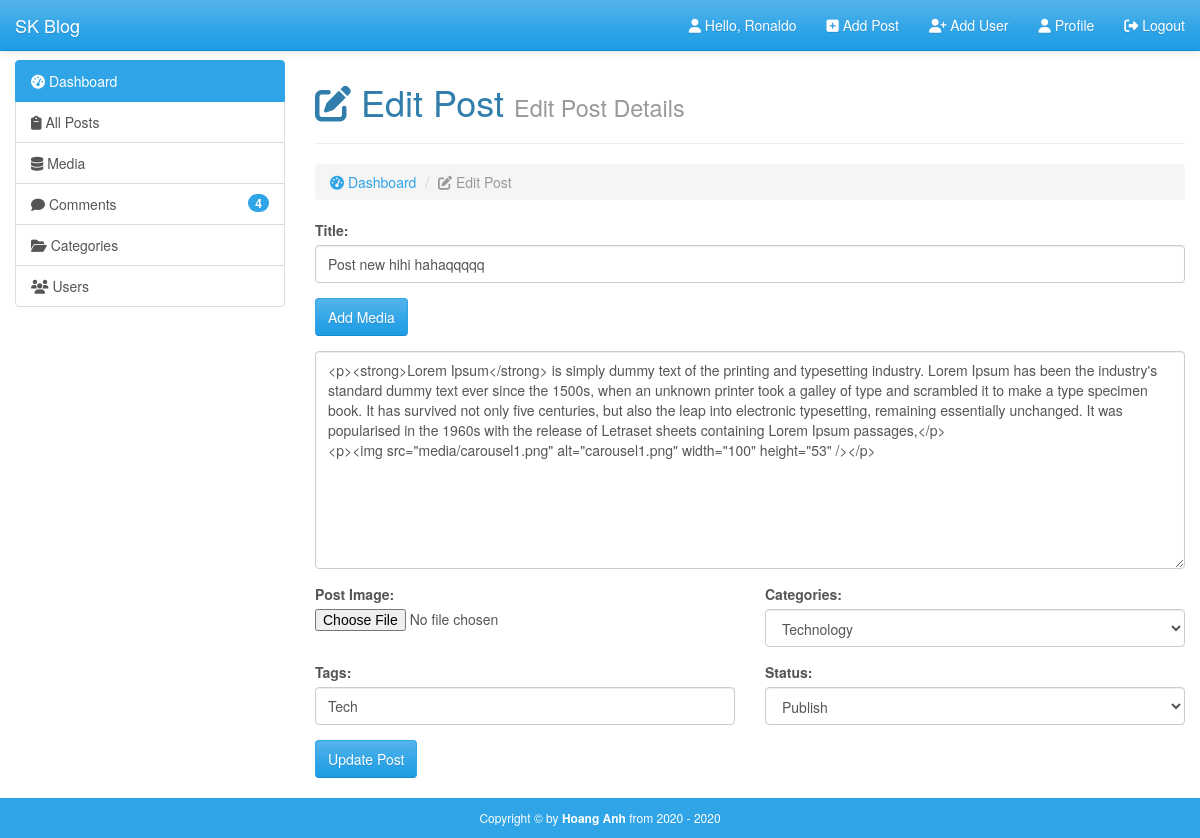
/admin/edit-post.php?edit=9 (signed in), run on the app's committed database.
### tables this page shows
CREATE TABLE `posts` (
  `id` int(11) NOT NULL,
  `date` int(11) NOT NULL,
  `title` varchar(255) NOT NULL,
  `author` varchar(255) NOT NULL,
  `author_image` varchar(255) NOT NULL,
  `image` varchar(255) NOT NULL,
  `categories` varchar(255) NOT NULL,
  `tags` varchar(255) NOT NULL,
  `post_data` text NOT NULL,
  `views` int(11) NOT NULL,
  `status` varchar(255) NOT NULL
);

CREATE TABLE `categories` (
  `id` int(11) NOT NULL,
  `category` varchar(255) NOT NULL
);

### admin/edit-post.php (the view, shortened to what this page needs)
<?php
	require_once('inc/top.php');
	$session_username = $_SESSION['username'];
	$session_role = $_SESSION['role'];
	if(isset($_GET['edit'])) {
		$edit_id = $_GET['edit'];
		if($session_role == 'admin') {
			$get_query = "SELECT * FROM posts WHERE id = $edit_id";
			$get_run = mysqli_query($con, $get_query);
		} else if($session_role == 'author') {
			$get_query = "SELECT * FROM posts WHERE id = $edit_id && author = '$session_username'";
			$get_run = mysqli_query($con, $get_query);
		}
		if(mysqli_num_rows($get_run) > 0) {
			$get_row = mysqli_fetch_array($get_run);
			$title = $get_row['title'];
			$post_data = $get_row['post_data'];
			$tags = $get_row['tags'];
			$status = $get_row['status'];
			$categories = $get_row['categories'];
		} else {
			header('Location: posts.php');
		}
	}
?>
</head>
<body>
	<div id="wrapper">
		<?php require_once('inc/header.php'); ?>
		<div class="container-fluid body-section">
			<div class="row">
				<div class="col-md-3">
					<?php require_once('inc/sidebar.php'); ?>
				</div>
				<div class="col-md-9">
					<h1><i class="fas fa-edit"></i> Edit Post <small>Edit Post Details</small></h1><hr>
					<ol class="breadcrumb">
						<li><a href="index.php"><i class="fas fa-tachometer-alt"></i> Dashboard</a></li>
						<li class="active"><i class="fas fa-edit"></i> Edit Post</li>
					</ol>
					<div class="row">
						<div class="col-xs-12">
							<form action="" method="POST" enctype="multipart/form-data">
								<div class="form-group">
									<label for="title">Title:</label>
									<input type="text" name="title" placeholder="Enter your title post here" class="form-control" value="<?php if(isset($title)) { echo $title;} ?>">
								</div>
								<div class="form-group">
									<a href="media.php" class="btn btn-primary">Add Media</a>
								</div>
								<div class="form-group">
									<textarea name="post-data" id="textarea" rows="10" class="form-control"><?php if(isset($post_data)) { echo $post_data;} ?></textarea>
								</div>
								<div class="row">
									<div class="col-sm-6">
										<div class="form-group">
											<label for="file">Post Image:</label>
											<input type="file" name="image">
										</div>
									</div>
									<div class="col-sm-6">
										<div class="form-group">
											<label for="categories">Categories:</label>
											<select name="categories" class="form-control" id="categories">
												<?php
													$cat_query = "SELECT * FROM categories ORDER BY id DESC";
													$cat_run = mysqli_query($con, $cat_query);
													if(mysqli_num_rows($cat_run) > 0) {
														while($cat_row=mysqli_fetch_array($cat_run)) {
															$cat_name = $cat_row['category'];
															echo "<option value='".$cat_name."' ".((isset($categories) and $categories == $cat_name) ? "selected" : "").">".ucfirst($cat_name)."</option>";
														}
													} else {
														echo "<center><h6>No category available</h6></center>";
													}
												?>
											</select>
										</div>
									</div>
								</div>
								<div class="row">
									<div class="col-sm-6">
										<div class="form-group">
											<label for="tags">Tags:</label>
											<input type="text" name="tags" placeholder="Your tags here" class="form-control" value="<?php if(isset($tags)) { echo $tags;} ?>">
										</div>
									</div>
									<div class="col-sm-6">
										<div class="form-group">
											<label for="status">Status:</label>
											<select name="status" class="form-control" id="status">
												<option value="publish" <?php if(isset($title) && $status == 'publish') { echo "selected";} ?>>Publish</option>
											</select>
										</div>
									</div>
								</div>
								<input type="submit" name="update" class="btn btn-primary" value="Update Post">
							</form>
						</div>
					</div>
				</div>
			</div>
		</div>
<?php require_once('inc/footer.php'); ?>

### admin/css/style.css (style rules this page uses)
html, body { height: 100%; }
body { padding-top: 60px; }
#wrapper { min-height: 100%; position: relative; }
.body-section { padding-bottom: 60px; }

### data on the page
posts: title "Post new hihi hahaqqqqq", post-data "<p><strong>Lorem Ipsum</strong> is simply dummy text of the printing and typesetting industry. Lorem Ipsum has been the industry's standard dummy text ever since the 1500s, when an unknown printer took a galley of type and scrambled it to make a type specimen book. It has survived not only five centuries, but also the leap into electronic typesetting, remaining essentially unchanged. It was popularised in the 1960s with the release of Letraset sheets containing Lorem Ipsum passages,</p> <p><img src=\"media/carousel1.png\" alt=\"carousel1.png\" width=\"100\" height=\"53\" /></p>", categories "Technology", tags "Tech", status "Publish"

### other printed values
$session_username2 "Ronaldo"
$num_of_rows "4"
